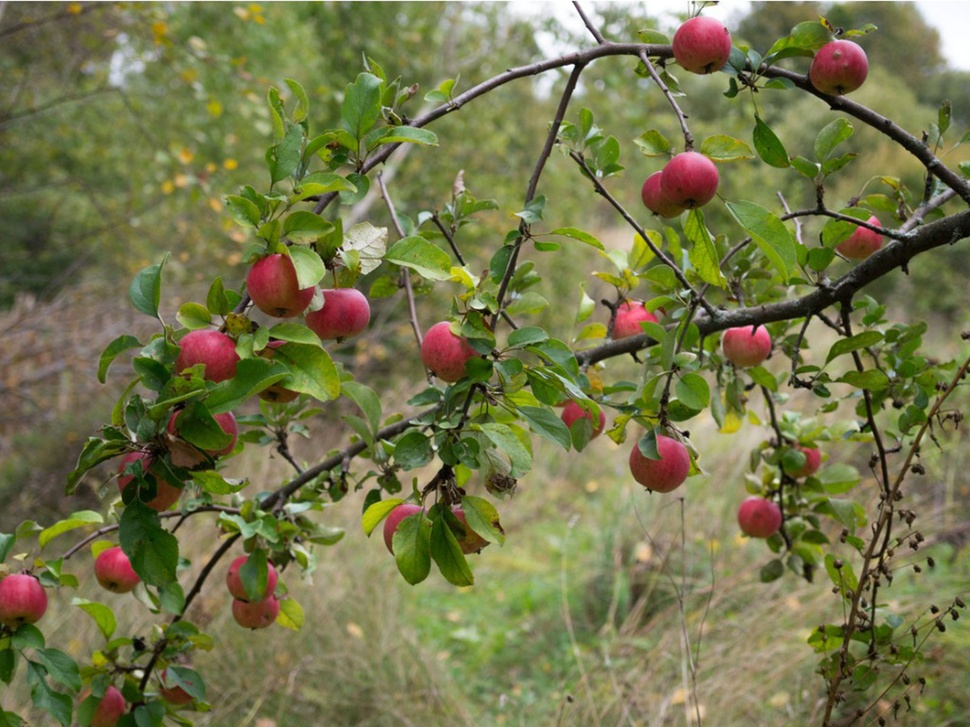
#> input picture Exercises week 1/appletree.jpg, 970 x 727 px, shrunk from 1600 x 1200 before the run
$ python Exercise_week_1.py
#> lines starting #> are read from the running program, lines starting #| are printed output that depends on the picture; after the words box and inside, x2 and y2 are one past the last pixel; in counts of white or black regions, pixels touching at a corner belong together
#! /user/bin/python3

import cv2
import numpy as np
from matplotlib import pyplot as plt
import imutils

bgr_img = cv2.imread("appletree.jpg")
#> bgr_img is the input picture: shape (727, 970, 3); mean B, G, R 74.3, 117, 116.1
b,g,r = cv2.split(bgr_img)       # get b,g,r
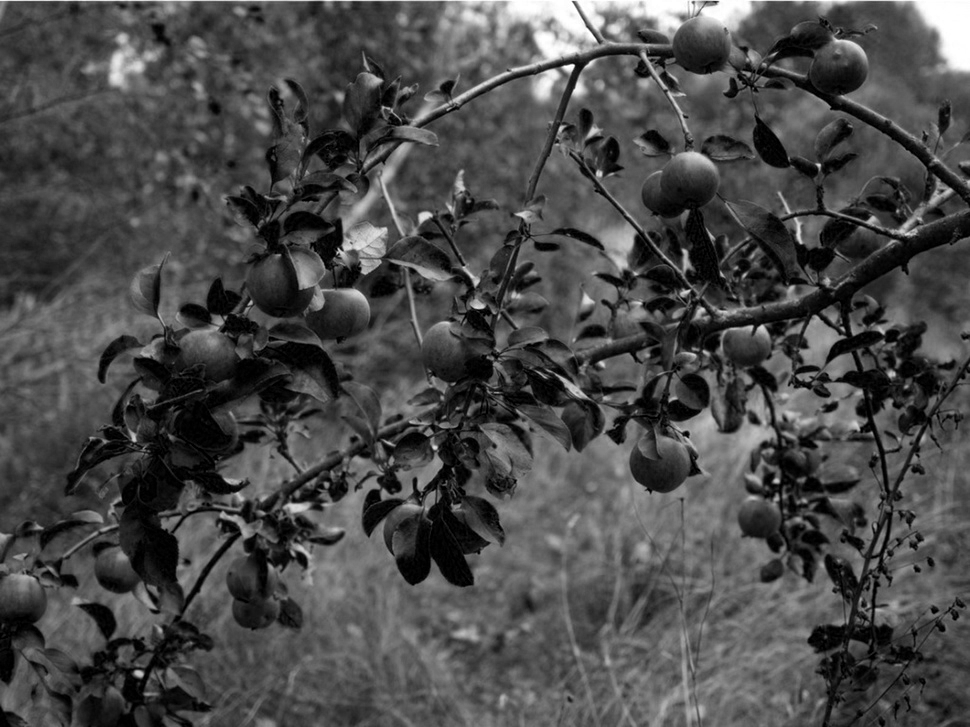
#> b: shape (727, 970); min 0, max 255, mean 74.3
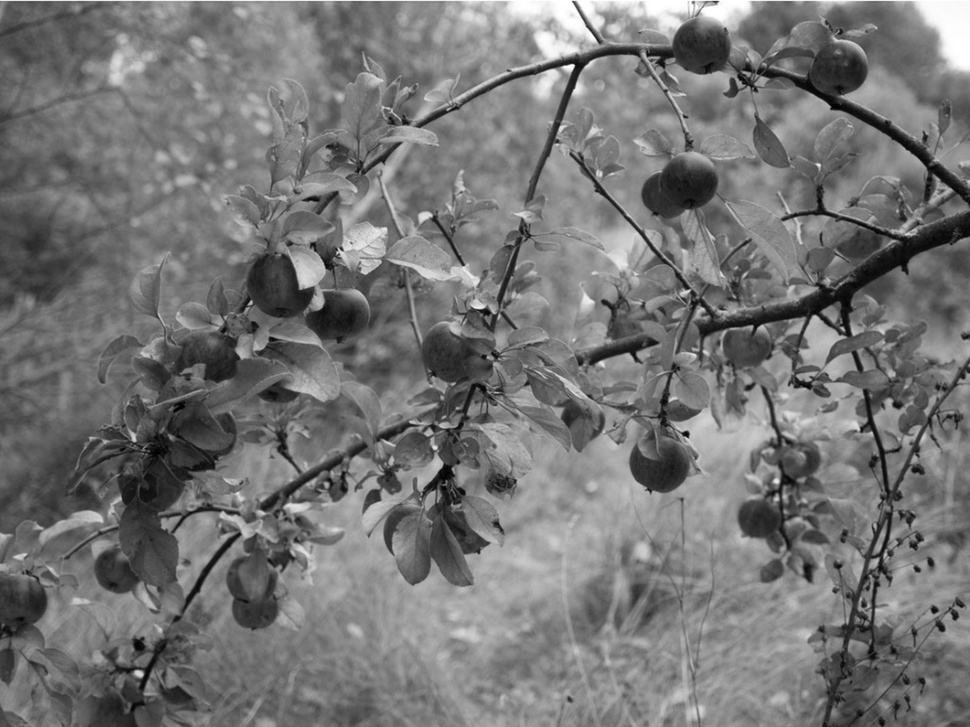
#> g: shape (727, 970); min 0, max 255, mean 117
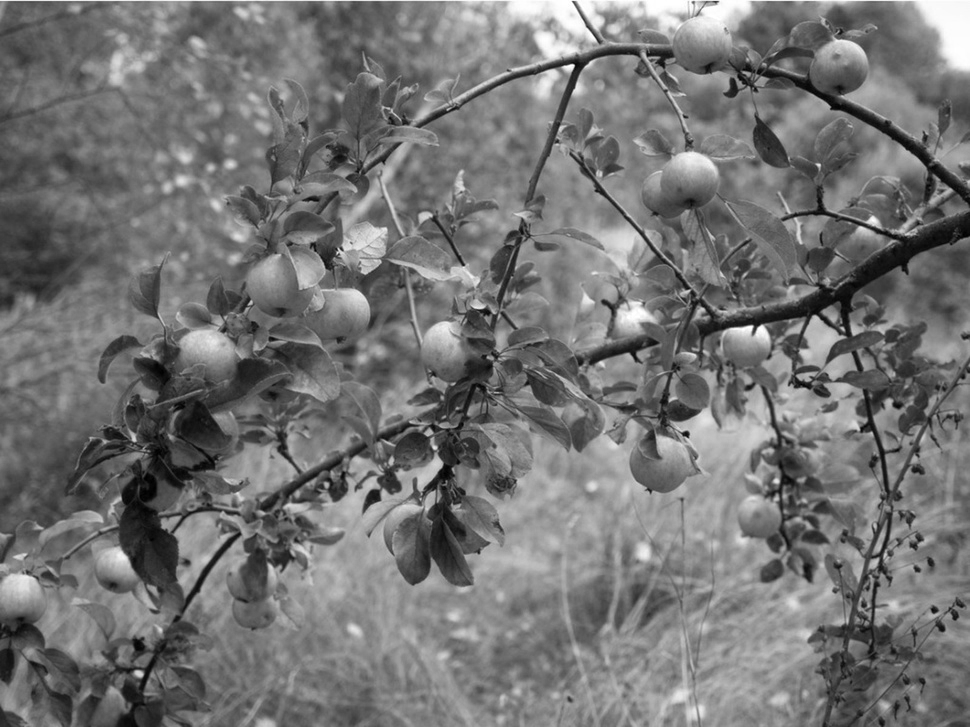
#> r: shape (727, 970); min 0, max 255, mean 116.1
image = cv2.merge([r,g,b])
(h, w, d) = image.shape
#> h = 727; w = 970; d = 3
img_apple = np.zeros(image.shape, np.uint8)

print("width={}, height={}, depth={}".format(w, h, d))
#| width=970, height=727, depth=3
#plt.imshow(image)
#plt.show()

#(R, G, B) = image[400, 420]
#print("R={}, G={}, B={}".format(R, G, B))

for i in range(h):
    for j in range(w):
        (R,G,B) = image[i,j]
        img_apple[i,j] = (255,255,255)
        if (R > G and R > B):
            img_apple[i,j] = (R,G,B)
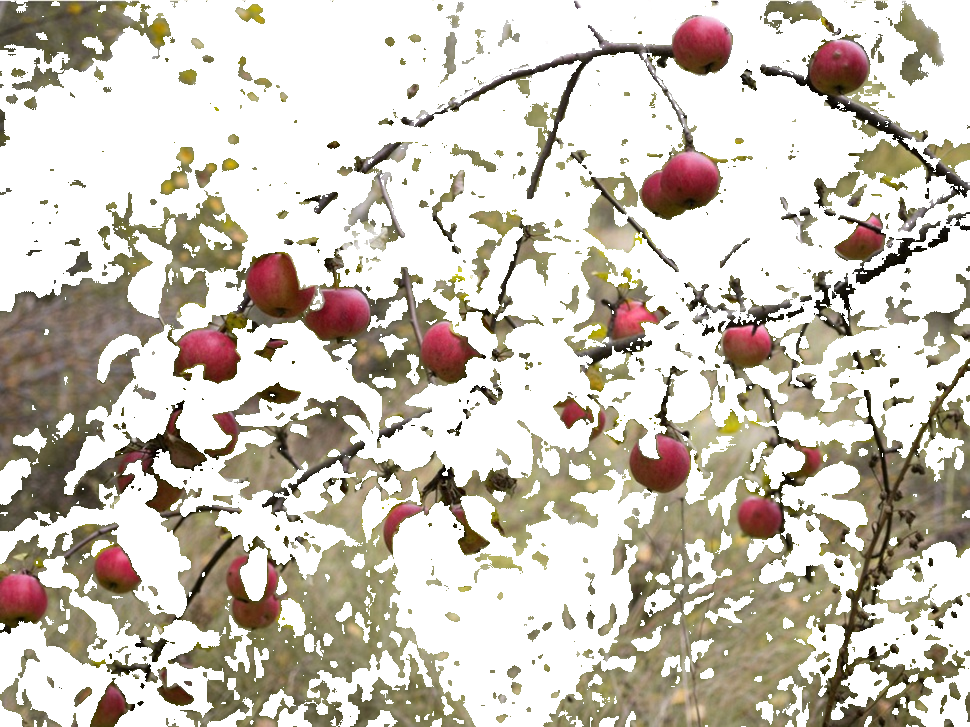
#> img_apple: shape (727, 970, 3); mean R, G, B 202.8, 195.9, 184.8
# [9 lines of commented-out code are left out]

apple = cv2.cvtColor(img_apple, cv2.COLOR_RGB2BGR)
hsv = cv2.cvtColor(apple, cv2.COLOR_BGR2HSV)
#> hsv: shape (727, 970, 3); mean H, S, V 13, 39.3, 202.8
lower_red = np.array([50, 50, 46])
upper_red = np.array([180, 255, 255])

mask1 = cv2.inRange(hsv, lower_red, upper_red)
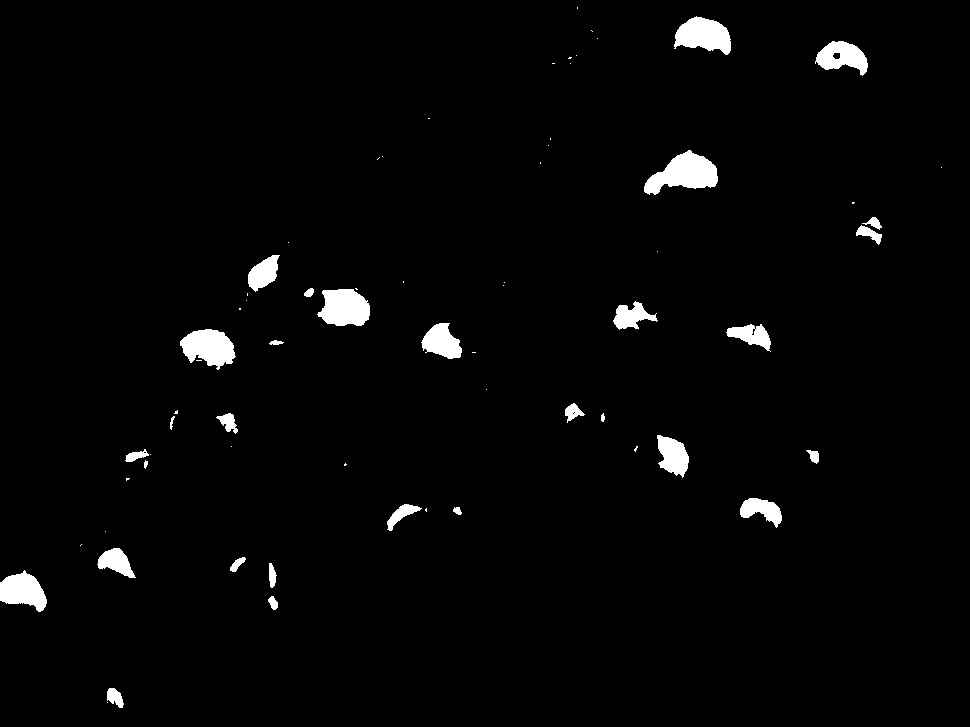
#> mask1: shape (727, 970); 2.3% white; 67 white regions (37 under 20 px), largest, box (x1, y1, x2, y2) and area: (644, 150, 718, 195) 1876, (317, 289, 370, 326) 1525, (180, 329, 236, 370) 1508
result1 = cv2.bitwise_and(img_apple, img_apple, mask = mask1)
result2 = img_apple - result1
# plt.imshow(result1)
# plt.show()

gray = cv2.cvtColor(result1, cv2.COLOR_RGB2GRAY)
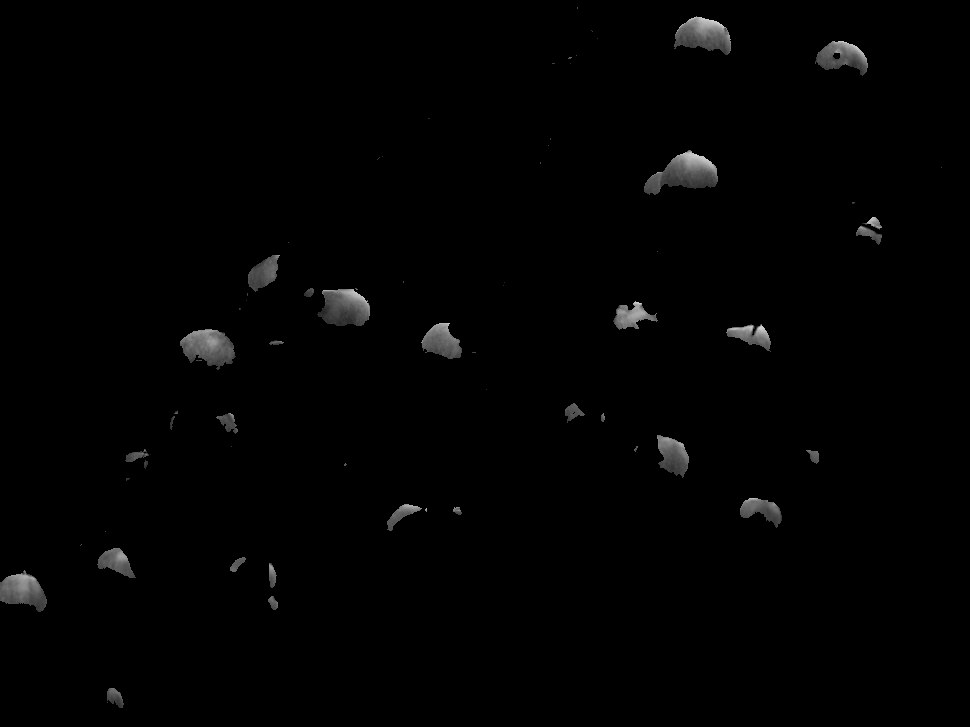
#> gray: shape (727, 970); min 0, max 214, mean 2.3
threshold = 10
threshold_value = 200
thresh = cv2.threshold(gray, threshold, threshold_value, cv2.THRESH_BINARY_INV)[1]
plt.imshow(thresh, cmap='gray')
# plt.imshow(gray, cmap = 'gray')
plt.show()

'''
titles=['r','g','b']
plt.figure(figsize = (16,4))
for i in range(3):
    channel = np.zeros_like(image)
    channel[:,:,i] = image[:,:,i]
    plt.subplot(1,3,i+1), plt.imshow(channel)
    plt.title(titles[i])
    plt.xticks([]),plt.yticks([])
plt.show()
'''
